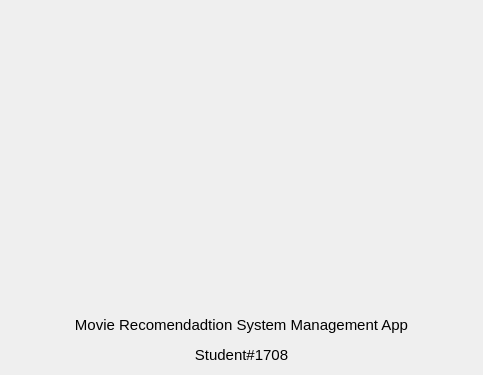
<?xml version="1.0" encoding="UTF-8"?>
<ui version="4.0">
 <class>AboutDialog</class>
 <widget class="QDialog" name="AboutDialog">
  <property name="geometry">
   <rect>
    <x>0</x>
    <y>0</y>
    <width>483</width>
    <height>375</height>
   </rect>
  </property>
  <property name="sizePolicy">
   <sizepolicy hsizetype="Fixed" vsizetype="Fixed">
    <horstretch>0</horstretch>
    <verstretch>0</verstretch>
   </sizepolicy>
  </property>
  <property name="minimumSize">
   <size>
    <width>483</width>
    <height>375</height>
   </size>
  </property>
  <property name="maximumSize">
   <size>
    <width>483</width>
    <height>375</height>
   </size>
  </property>
  <property name="windowTitle">
   <string>Dialog</string>
  </property>
  <layout class="QHBoxLayout" name="horizontalLayout">
   <item>
    <widget class="QLabel" name="label">
     <property name="text">
      <string>&lt;html&gt;&lt;head/&gt;&lt;body&gt;&lt;p align=&quot;center&quot;&gt;&lt;span style=&quot; font-size:11pt;&quot;&gt;Movie Recomendadtion System Management App&lt;/span&gt;&lt;/p&gt;&lt;p align=&quot;center&quot;&gt;&lt;span style=&quot; font-size:11pt;&quot;&gt;Student#1708&lt;/span&gt;&lt;/p&gt;&lt;/body&gt;&lt;/html&gt;</string>
     </property>
     <property name="alignment">
      <set>Qt::AlignBottom|Qt::AlignHCenter</set>
     </property>
    </widget>
   </item>
  </layout>
 </widget>
 <resources/>
 <connections/>
</ui>
